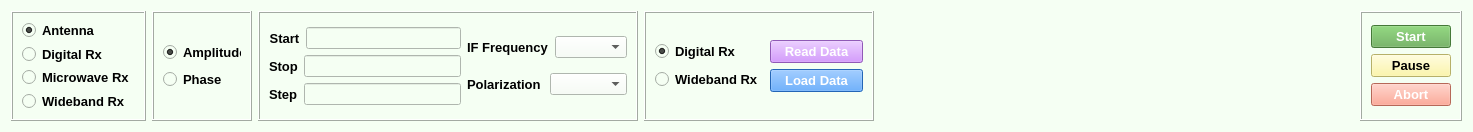
         <widget class="QWidget" name="Subsystem_Parameters">
          <property name="styleSheet">
           <string notr="true">background-color: rgb(243, 255, 230);
background-color: rgb(245, 255, 243);
</string>
          </property>
          <layout class="QGridLayout" name="gridLayout_49">
           <item row="0" column="0">
            <layout class="QGridLayout" name="gridLayout_48">
             <item row="0" column="0">
              <widget class="QFrame" name="frame_subsys">
               <property name="minimumSize">
                <size>
                 <width>0</width>
                 <height>65</height>
                </size>
               </property>
               <property name="maximumSize">
                <size>
                 <width>200</width>
                 <height>110</height>
                </size>
               </property>
               <property name="frameShape">
                <enum>QFrame::Box</enum>
               </property>
               <property name="frameShadow">
                <enum>QFrame::Raised</enum>
               </property>
               <layout class="QGridLayout" name="gridLayout_35">
                <item row="0" column="0">
                 <layout class="QFormLayout" name="formLayout_2">
                  <item row="2" column="0">
                   <widget class="QRadioButton" name="SubSys_Microwave_Rx">
                    <property name="font">
                     <font>
                      <family>Arial</family>
                      <pointsize>10</pointsize>
                      <weight>75</weight>
                      <bold>true</bold>
                     </font>
                    </property>
                    <property name="text">
                     <string>Microwave Rx</string>
                    </property>
                   </widget>
                  </item>
                  <item row="3" column="0">
                   <widget class="QRadioButton" name="SubSys_Wideband_Rx">
                    <property name="font">
                     <font>
                      <family>Arial</family>
                      <pointsize>10</pointsize>
                      <weight>75</weight>
                      <bold>true</bold>
                     </font>
                    </property>
                    <property name="text">
                     <string>Wideband Rx</string>
                    </property>
                   </widget>
                  </item>
                  <item row="0" column="0">
                   <widget class="QRadioButton" name="SubSys_Antenna">
                    <property name="font">
                     <font>
                      <family>Arial</family>
                      <pointsize>10</pointsize>
                      <weight>75</weight>
                      <bold>true</bold>
                     </font>
                    </property>
                    <property name="text">
                     <string>Antenna</string>
                    </property>
                    <property name="checked">
                     <bool>true</bool>
                    </property>
                   </widget>
                  </item>
                  <item row="1" column="0">
                   <widget class="QRadioButton" name="SubSys_Digital_Rx">
                    <property name="font">
                     <font>
                      <family>Arial</family>
                      <pointsize>10</pointsize>
                      <weight>75</weight>
                      <bold>true</bold>
                     </font>
                    </property>
                    <property name="text">
                     <string>Digital Rx</string>
                    </property>
                   </widget>
                  </item>
                 </layout>
                </item>
               </layout>
              </widget>
             </item>
             <item row="0" column="1">
              <widget class="QFrame" name="frame_subsys_mode">
               <property name="minimumSize">
                <size>
                 <width>100</width>
                 <height>60</height>
                </size>
               </property>
               <property name="maximumSize">
                <size>
                 <width>100</width>
                 <height>16777215</height>
                </size>
               </property>
               <property name="frameShape">
                <enum>QFrame::Box</enum>
               </property>
               <property name="frameShadow">
                <enum>QFrame::Raised</enum>
               </property>
               <layout class="QGridLayout" name="gridLayout_146">
                <item row="0" column="0">
                 <layout class="QGridLayout" name="gridLayout_39">
                  <item row="0" column="0">
                   <widget class="QRadioButton" name="SubSys_Amplitude">
                    <property name="font">
                     <font>
                      <family>Arial</family>
                      <pointsize>10</pointsize>
                      <weight>75</weight>
                      <bold>true</bold>
                     </font>
                    </property>
                    <property name="text">
                     <string>Amplitude</string>
                    </property>
                    <property name="iconSize">
                     <size>
                      <width>16</width>
                      <height>16</height>
                     </size>
                    </property>
                    <property name="checked">
                     <bool>true</bool>
                    </property>
                   </widget>
                  </item>
                  <item row="1" column="0">
                   <widget class="QRadioButton" name="SubSys_Phase">
                    <property name="font">
                     <font>
                      <family>Arial</family>
                      <pointsize>10</pointsize>
                      <weight>75</weight>
                      <bold>true</bold>
                     </font>
                    </property>
                    <property name="text">
                     <string>Phase</string>
                    </property>
                   </widget>
                  </item>
                 </layout>
                </item>
               </layout>
              </widget>
             </item>
             <item row="0" column="2">
              <widget class="QFrame" name="frame_subsys_parameters">
               <property name="minimumSize">
                <size>
                 <width>380</width>
                 <height>60</height>
                </size>
               </property>
               <property name="maximumSize">
                <size>
                 <width>380</width>
                 <height>16777215</height>
                </size>
               </property>
               <property name="frameShape">
                <enum>QFrame::Box</enum>
               </property>
               <property name="frameShadow">
                <enum>QFrame::Raised</enum>
               </property>
               <layout class="QGridLayout" name="gridLayout_147">
                <item row="0" column="0">
                 <layout class="QGridLayout" name="gridLayout_45">
                  <item row="0" column="0">
                   <layout class="QGridLayout" name="gridLayout_40">
                    <item row="0" column="0">
                     <widget class="QLabel" name="label_8">
                      <property name="font">
                       <font>
                        <family>Arial</family>
                        <pointsize>10</pointsize>
                        <weight>75</weight>
                        <bold>true</bold>
                       </font>
                      </property>
                      <property name="text">
                       <string>Start</string>
                      </property>
                      <property name="alignment">
                       <set>Qt::AlignCenter</set>
                      </property>
                     </widget>
                    </item>
                    <item row="0" column="1">
                     <widget class="QLineEdit" name="SubSys_lineEdit_Start">
                      <property name="text">
                       <string/>
                      </property>
                      <property name="alignment">
                       <set>Qt::AlignHCenter|Qt::AlignTop</set>
                      </property>
                      <property name="placeholderText">
                       <string/>
                      </property>
                     </widget>
                    </item>
                   </layout>
                  </item>
                  <item row="1" column="0">
                   <layout class="QGridLayout" name="gridLayout_41">
                    <item row="0" column="0">
                     <widget class="QLabel" name="label_9">
                      <property name="font">
                       <font>
                        <family>Arial</family>
                        <pointsize>10</pointsize>
                        <weight>75</weight>
                        <bold>true</bold>
                       </font>
                      </property>
                      <property name="text">
                       <string>Stop</string>
                      </property>
                     </widget>
                    </item>
                    <item row="0" column="1">
                     <widget class="QLineEdit" name="SubSys_lineEdit_Stop"/>
                    </item>
                   </layout>
                  </item>
                  <item row="2" column="0">
                   <layout class="QGridLayout" name="gridLayout_44">
                    <item row="0" column="0">
                     <widget class="QLabel" name="label_11">
                      <property name="font">
                       <font>
                        <family>Arial</family>
                        <pointsize>10</pointsize>
                        <weight>75</weight>
                        <bold>true</bold>
                       </font>
                      </property>
                      <property name="text">
                       <string>Step</string>
                      </property>
                     </widget>
                    </item>
                    <item row="0" column="1">
                     <widget class="QLineEdit" name="SubSys_lineEdit_Step"/>
                    </item>
                   </layout>
                  </item>
                 </layout>
                </item>
                <item row="0" column="1">
                 <layout class="QGridLayout" name="gridLayout_46">
                  <item row="0" column="0">
                   <layout class="QGridLayout" name="gridLayout_36">
                    <item row="0" column="0">
                     <widget class="QLabel" name="label_3">
                      <property name="font">
                       <font>
                        <family>Arial</family>
                        <pointsize>10</pointsize>
                        <weight>75</weight>
                        <bold>true</bold>
                       </font>
                      </property>
                      <property name="text">
                       <string>IF Frequency</string>
                      </property>
                     </widget>
                    </item>
                    <item row="0" column="1">
                     <widget class="QComboBox" name="SubSys_IF_Freq"/>
                    </item>
                   </layout>
                  </item>
                  <item row="1" column="0">
                   <layout class="QGridLayout" name="gridLayout_37">
                    <item row="0" column="0">
                     <widget class="QLabel" name="label_4">
                      <property name="font">
                       <font>
                        <family>Arial</family>
                        <pointsize>10</pointsize>
                        <weight>75</weight>
                        <bold>true</bold>
                       </font>
                      </property>
                      <property name="text">
                       <string>Polarization</string>
                      </property>
                     </widget>
                    </item>
                    <item row="0" column="1">
                     <widget class="QComboBox" name="SubSys_Polarization"/>
                    </item>
                   </layout>
                  </item>
                 </layout>
                </item>
               </layout>
              </widget>
             </item>
             <item row="0" column="3">
              <widget class="QFrame" name="frame_subsys_Rec">
               <property name="minimumSize">
                <size>
                 <width>230</width>
                 <height>60</height>
                </size>
               </property>
               <property name="maximumSize">
                <size>
                 <width>82</width>
                 <height>16777215</height>
                </size>
               </property>
               <property name="frameShape">
                <enum>QFrame::Box</enum>
               </property>
               <property name="frameShadow">
                <enum>QFrame::Raised</enum>
               </property>
               <layout class="QGridLayout" name="gridLayout_145">
                <item row="0" column="0">
                 <layout class="QGridLayout" name="gridLayout_38">
                  <item row="0" column="0">
                   <widget class="QRadioButton" name="SubSys_Digital_Receiver">
                    <property name="font">
                     <font>
                      <family>Arial</family>
                      <pointsize>10</pointsize>
                      <weight>75</weight>
                      <bold>true</bold>
                     </font>
                    </property>
                    <property name="text">
                     <string>Digital Rx</string>
                    </property>
                    <property name="iconSize">
                     <size>
                      <width>16</width>
                      <height>16</height>
                     </size>
                    </property>
                    <property name="checked">
                     <bool>true</bool>
                    </property>
                   </widget>
                  </item>
                  <item row="1" column="0">
                   <widget class="QRadioButton" name="SubSys_WB_Receiver">
                    <property name="font">
                     <font>
                      <family>Arial</family>
                      <pointsize>10</pointsize>
                      <weight>75</weight>
                      <bold>true</bold>
                     </font>
                    </property>
                    <property name="text">
                     <string>Wideband Rx</string>
                    </property>
                    <property name="checkable">
                     <bool>true</bool>
                    </property>
                    <property name="checked">
                     <bool>false</bool>
                    </property>
                   </widget>
                  </item>
                 </layout>
                </item>
                <item row="0" column="1">
                 <layout class="QGridLayout" name="gridLayout_47">
                  <item row="0" column="0">
                   <widget class="QPushButton" name="SubSys_PB_Read_Data">
                    <property name="font">
                     <font>
                      <family>Arial</family>
                      <pointsize>10</pointsize>
                      <weight>75</weight>
                      <bold>true</bold>
                     </font>
                    </property>
                    <property name="styleSheet">
                     <string notr="true">background-color: rgb(147, 189, 255);
background-color: rgb(202, 126, 255);
color: rgb(255, 255, 255);</string>
                    </property>
                    <property name="text">
                     <string>Read Data</string>
                    </property>
                   </widget>
                  </item>
                  <item row="1" column="0">
                   <widget class="QPushButton" name="SubSys_PB_Load_Data">
                    <property name="font">
                     <font>
                      <family>Arial</family>
                      <pointsize>10</pointsize>
                      <weight>75</weight>
                      <bold>true</bold>
                     </font>
                    </property>
                    <property name="styleSheet">
                     <string notr="true">color: rgb(255, 255, 255);
background-color: rgb(51, 143, 255);</string>
                    </property>
                    <property name="text">
                     <string>Load Data</string>
                    </property>
                   </widget>
                  </item>
                 </layout>
                </item>
               </layout>
              </widget>
             </item>
            </layout>
           </item>
           <item row="0" column="1">
            <spacer name="horizontalSpacer_4">
             <property name="orientation">
              <enum>Qt::Horizontal</enum>
             </property>
             <property name="sizeHint" stdset="0">
              <size>
               <width>480</width>
               <height>20</height>
              </size>
             </property>
            </spacer>
           </item>
           <item row="0" column="2">
            <widget class="QFrame" name="frame_subsys_buttons">
             <property name="minimumSize">
              <size>
               <width>0</width>
               <height>60</height>
              </size>
             </property>
             <property name="frameShape">
              <enum>QFrame::Box</enum>
             </property>
             <property name="frameShadow">
              <enum>QFrame::Raised</enum>
             </property>
             <layout class="QGridLayout" name="gridLayout_42">
              <item row="0" column="1">
               <layout class="QGridLayout" name="gridLayout_43">
                <item row="0" column="0">
                 <widget class="QPushButton" name="SubSys_PB_Start">
                  <property name="font">
                   <font>
                    <family>Arial</family>
                    <pointsize>10</pointsize>
                    <weight>75</weight>
                    <bold>true</bold>
                   </font>
                  </property>
                  <property name="styleSheet">
                   <string notr="true">background-color: rgb(96, 170, 79);
color: rgb(255, 255, 255);</string>
                  </property>
                  <property name="text">
                   <string>Start</string>
                  </property>
                 </widget>
                </item>
                <item row="1" column="0">
                 <widget class="QPushButton" name="SubSys_PB_Pause">
                  <property name="font">
                   <font>
                    <family>Arial</family>
                    <pointsize>10</pointsize>
                    <weight>75</weight>
                    <bold>true</bold>
                   </font>
                  </property>
                  <property name="styleSheet">
                   <string notr="true">color: rgb(0, 0, 0);
background-color: rgb(255, 246, 147);</string>
                  </property>
                  <property name="text">
                   <string>Pause</string>
                  </property>
                 </widget>
                </item>
                <item row="2" column="0">
                 <widget class="QPushButton" name="SubSys_PB_Abort">
                  <property name="font">
                   <font>
                    <family>Arial</family>
                    <pointsize>10</pointsize>
                    <weight>75</weight>
                    <bold>true</bold>
                   </font>
                  </property>
                  <property name="styleSheet">
                   <string notr="true">background-color: rgb(255, 145, 123);
color: rgb(255, 255, 255);</string>
                  </property>
                  <property name="text">
                   <string>Abort</string>
                  </property>
                 </widget>
                </item>
               </layout>
              </item>
             </layout>
            </widget>
           </item>
          </layout>
         </widget>
